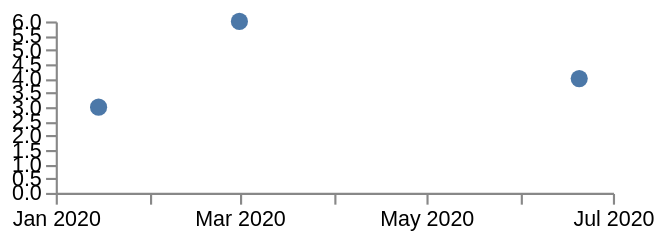

Express this chart as Vega-Lite.
### Vega specification from a JSON file in a GitHub repository (floating-point values rounded to 4 significant figures)
{"width": 260, "height": 80, "padding": 5, "data": [{"name": "t", "values": [{"d": "2020-01-15", "v": 3}, {"d": "2020-03-01", "v": 6}, {"d": "2020-06-20", "v": 4}], "format": {"parse": {"d": "date"}}}], "scales": [{"name": "x", "type": "time", "domain": {"data": "t", "field": "d"}, "range": "width", "nice": "month"}, {"name": "y", "type": "linear", "domain": {"data": "t", "field": "v"}, "range": "height", "zero": true}], "axes": [{"orient": "bottom", "scale": "x", "format": "%b %Y", "labelOverlap": true}, {"orient": "left", "scale": "y"}], "marks": [{"type": "symbol", "from": {"data": "t"}, "encode": {"update": {"x": {"scale": "x", "field": "d"}, "y": {"scale": "y", "field": "v"}}}}]}
